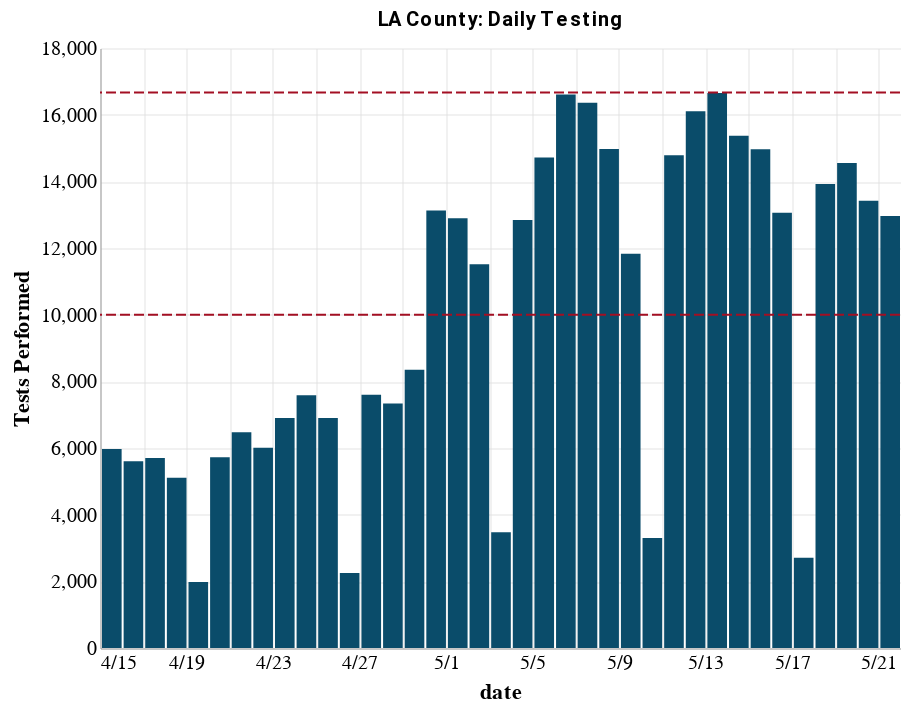
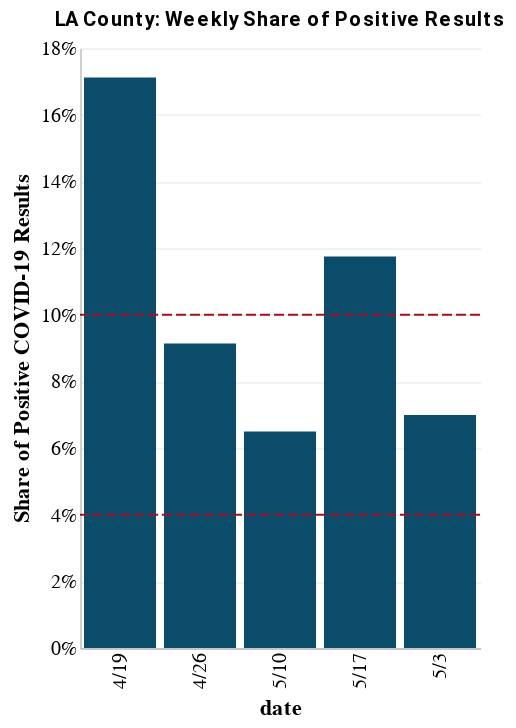
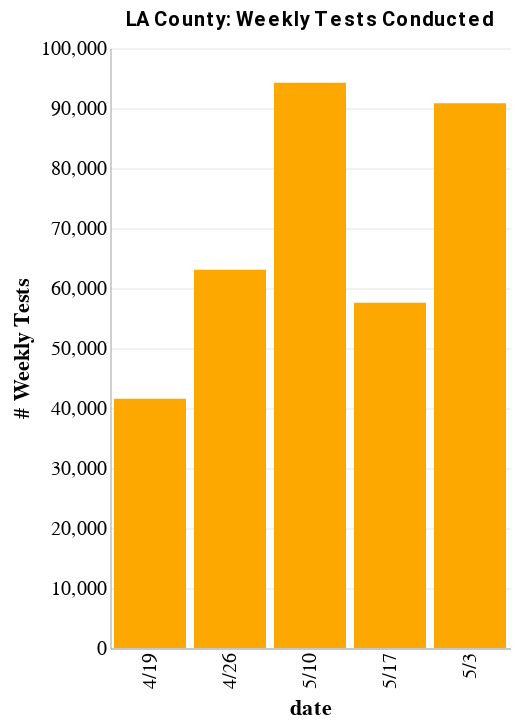
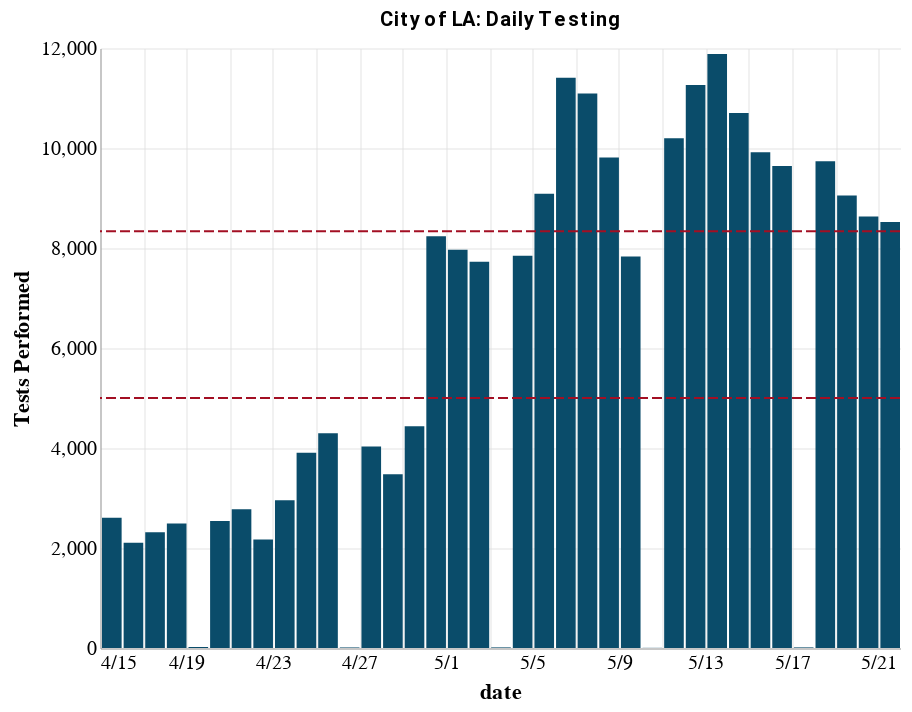

Notebook source saved alongside these figures, in order:
### Markdown cell above
## Testing Charts

### Code cell
county_tests = utils.lacounty_testing_charts(start_date, county_test_lower_bound, county_test_upper_bound)
positive_tests = utils.lacounty_positive_test_charts(start_date, positive_lower_bound, positive_upper_bound)
city_tests = utils.lacity_testing_charts(start_date, city_test_lower_bound, city_test_upper_bound)
positive_tests = utils.lacity_positive_test_charts(start_date, positive_lower_bound, positive_upper_bound)

### Figure 1 — Vega-Lite specification as saved in the notebook (floating-point values rounded to 4 significant figures)
{"config": {"view": {"continuousWidth": 400, "continuousHeight": 300, "strokeOpacity": 0}, "axis": {"domainOpacity": 0.4, "gridOpacity": 0.4, "ticks": false}, "title": {"anchor": "middle", "color": "black", "font": "Roboto", "fontSize": 10}}, "layer": [{"data": {"name": "data-460ed0ad256cb2368895b46acc734d61"}, "mark": {"type": "bar", "color": "#0A4C6A"}, "encoding": {"x": {"type": "temporal", "axis": {"format": "%-m/%-d"}, "field": "date", "timeUnit": "monthdate", "title": "date"}, "y": {"type": "quantitative", "field": "Performed", "title": "Tests Performed"}}}, {"data": {"name": "data-630ae3f1563c7a039b62b951e32081dd"}, "mark": {"type": "rule", "color": "#A30F23", "strokeDash": [5, 2]}, "encoding": {"y": {"type": "quantitative", "field": "y"}}}, {"data": {"name": "data-4d6fad89519b3b5d472fb07e87757174"}, "mark": {"type": "rule", "color": "#A30F23", "strokeDash": [5, 2]}, "encoding": {"y": {"type": "quantitative", "field": "y"}}}], "title": "LA County: Daily Testing", "width": 400, "$schema": "https://vega.github.io/schema/vega-lite/v4.0.2.json", "datasets": {"data-460ed0ad256cb2368895b46acc734d61": [{"Performed": 5967, "Cumulative": 56606, "City_Performed": 2603, "City_Cumulative": 39404, "date": "2020-04-15T07:00:00+00:00"}, {"Performed": 5605, "Cumulative": 62211, "City_Performed": 2103, "City_Cumulative": 41507, "date": "2020-04-16T07:00:00+00:00"}, {"Performed": 5700, "Cumulative": 67911, "City_Performed": 2313, "City_Cumulative": 43820, "date": "2020-04-17T07:00:00+00:00"}, {"Performed": 5105, "Cumulative": 73016, "City_Performed": 2489, "City_Cumulative": 46309, "date": "2020-04-18T07:00:00+00:00"}, {"Performed": 1977, "Cumulative": 74993, "City_Performed": 20, "City_Cumulative": 46329, "date": "2020-04-19T07:00:00+00:00"}, {"Performed": 5719, "Cumulative": 80712, "City_Performed": 2542, "City_Cumulative": 48871, "date": "2020-04-20T07:00:00+00:00"}, {"Performed": 6472, "Cumulative": 87184, "City_Performed": 2774, "City_Cumulative": 51645, "date": "2020-04-21T07:00:00+00:00"}, {"Performed": 6010, "Cumulative": 93194, "City_Performed": 2168, "City_Cumulative": 53813, "date": "2020-04-22T07:00:00+00:00"}, {"Performed": 6899, "Cumulative": 100093, "City_Performed": 2955, "City_Cumulative": 56768, "date": "2020-04-23T07:00:00+00:00"}, {"Performed": 7581, "Cumulative": 107674, "City_Performed": 3907, "City_Cumulative": 60675, "date": "2020-04-24T07:00:00+00:00"}, {"Performed": 6897, "Cumulative": 114571, "City_Performed": 4296, "City_Cumulative": 64971, "date": "2020-04-25T07:00:00+00:00"}, {"Performed": 2252, "Cumulative": 116823, "City_Performed": 11, "City_Cumulative": 64982, "date": "2020-04-26T07:00:00+00:00"}, {"Performed": 7595, "Cumulative": 124418, "City_Performed": 4028, "City_Cumulative": 69010, "date": "2020-04-27T07:00:00+00:00"}, {"Performed": 7333, "Cumulative": 131751, "City_Performed": 3474, "City_Cumulative": 72484, "date": "2020-04-28T07:00:00+00:00"}, {"Performed": 8349, "Cumulative": 140100, "City_Performed": 4434, "City_Cumulative": 76918, "date": "2020-04-29T07:00:00+00:00"}, {"Performed": 13124, "Cumulative": 153224, "City_Performed": 8233, "City_Cumulative": 85151, "date": "2020-04-30T07:00:00+00:00"}, {"Performed": 12891, "Cumulative": 166115, "City_Performed": 7964, "City_Cumulative": 93115, "date": "2020-05-01T07:00:00+00:00"}, {"Performed": 11516, "Cumulative": 177631, "City_Performed": 7727, "City_Cumulative": 100842, "date": "2020-05-02T07:00:00+00:00"}, {"Performed": 3472, "Cumulative": 181103, "City_Performed": 12, "City_Cumulative": 100854, "date": "2020-05-03T07:00:00+00:00"}, {"Performed": 12839, "Cumulative": 193942, "City_Performed": 7846, "City_Cumulative": 108700, "date": "2020-05-04T07:00:00+00:00"}, {"Performed": 14715, "Cumulative": 208657, "City_Performed": 9084, "City_Cumulative": 117784, "date": "2020-05-05T07:00:00+00:00"}, {"Performed": 16604, "Cumulative": 225261, "City_Performed": 11403, "City_Cumulative": 129187, "date": "2020-05-06T07:00:00+00:00"}, {"Performed": 16358, "Cumulative": 241619, "City_Performed": 11089, "City_Cumulative": 140276, "date": "2020-05-07T07:00:00+00:00"}, {"Performed": 14973, "Cumulative": 256592, "City_Performed": 9812, "City_Cumulative": 150088, "date": "2020-05-08T07:00:00+00:00"}, {"Performed": 11828, "Cumulative": 268420, "City_Performed": 7832, "City_Cumulative": 157920, "date": "2020-05-09T07:00:00+00:00"}, {"Performed": 3299, "Cumulative": 271719, "City_Performed": 3, "City_Cumulative": 157923, "date": "2020-05-10T07:00:00+00:00"}, {"Performed": 14784, "Cumulative": 286503, "City_Performed": 10196, "City_Cumulative": 168119, "date": "2020-05-11T07:00:00+00:00"}, {"Performed": 16100, "Cumulative": 302603, "City_Performed": 11259, "City_Cumulative": 179378, "date": "2020-05-12T07:00:00+00:00"}, {"Performed": 16650, "Cumulative": 319253, "City_Performed": 11878, "City_Cumulative": 191256, "date": "2020-05-13T07:00:00+00:00"}, {"Performed": 15368, "Cumulative": 334621, "City_Performed": 10702, "City_Cumulative": 201958, "date": "2020-05-14T07:00:00+00:00"}, {"Performed": 14963, "Cumulative": 349584, "City_Performed": 9915, "City_Cumulative": 211873, "date": "2020-05-15T07:00:00+00:00"}, {"Performed": 13058, "Cumulative": 362642, "City_Performed": 9639, "City_Cumulative": 221512, "date": "2020-05-16T07:00:00+00:00"}, {"Performed": 2709, "Cumulative": 365351, "City_Performed": 12, "City_Cumulative": 221524, "date": "2020-05-17T07:00:00+00:00"}, {"Performed": 13921, "Cumulative": 379272, "City_Performed": 9734, "City_Cumulative": 231258, "date": "2020-05-18T07:00:00+00:00"}, {"Performed": 14549, "Cumulative": 393821, "City_Performed": 9052, "City_Cumulative": 240310, "date": "2020-05-19T07:00:00+00:00"}, {"Performed": 13417, "Cumulative": 407238, "City_Performed": 8630, "City_Cumulative": 248940, "date": "2020-05-20T07:00:00+00:00"}, {"Performed": 12960, "Cumulative": 420198, "City_Performed": 8520, "City_Cumulative": 257460, "date": "2020-05-21T07:00:00+00:00"}], "data-630ae3f1563c7a039b62b951e32081dd": [{"y": 10000}], "data-4d6fad89519b3b5d472fb07e87757174": [{"y": 16667}]}}

### Figure 2 — Vega-Lite specification as saved in the notebook (floating-point values rounded to 4 significant figures)
{"config": {"view": {"continuousWidth": 400, "continuousHeight": 300, "strokeOpacity": 0}, "axis": {"domainOpacity": 0.4, "gridOpacity": 0.4, "ticks": false}, "title": {"anchor": "middle", "color": "black", "font": "Roboto", "fontSize": 10}}, "layer": [{"data": {"name": "data-3b812f29fc38c839f3eda5614c171407"}, "mark": {"type": "bar", "binSpacing": 100, "color": "#0A4C6A"}, "encoding": {"x": {"type": "nominal", "field": "week2", "title": "date"}, "y": {"type": "quantitative", "axis": {"format": "%"}, "field": "pct_positive", "title": "Share of Positive COVID-19 Results"}}}, {"data": {"name": "data-6fe7d8e35f8a28525ad6e13c7688bbd8"}, "mark": {"type": "rule", "color": "#A30F23", "strokeDash": [5, 2]}, "encoding": {"y": {"type": "quantitative", "field": "y"}}}, {"data": {"name": "data-334c911d3bcc59def8f2e16a17df2931"}, "mark": {"type": "rule", "color": "#A30F23", "strokeDash": [5, 2]}, "encoding": {"y": {"type": "quantitative", "field": "y"}}}], "title": "LA County: Weekly Share of Positive Results", "width": 200, "$schema": "https://vega.github.io/schema/vega-lite/v4.0.2.json", "datasets": {"data-3b812f29fc38c839f3eda5614c171407": [{"week": "16", "start_of_week": "2020-04-19T07:00:00+00:00", "weekly_cases": 7112, "weekly_tests": 41555, "pct_positive": 0.1711, "week2": "4/19"}, {"week": "17", "start_of_week": "2020-04-26T07:00:00+00:00", "weekly_cases": 5761, "weekly_tests": 63060, "pct_positive": 0.09136, "week2": "4/26"}, {"week": "18", "start_of_week": "2020-05-03T07:00:00+00:00", "weekly_cases": 6347, "weekly_tests": 90789, "pct_positive": 0.06991, "week2": "5/3"}, {"week": "19", "start_of_week": "2020-05-10T07:00:00+00:00", "weekly_cases": 6119, "weekly_tests": 94222, "pct_positive": 0.06494, "week2": "5/10"}, {"week": "20", "start_of_week": "2020-05-17T07:00:00+00:00", "weekly_cases": 6761, "weekly_tests": 57556, "pct_positive": 0.1175, "week2": "5/17"}], "data-6fe7d8e35f8a28525ad6e13c7688bbd8": [{"y": 0.04}], "data-334c911d3bcc59def8f2e16a17df2931": [{"y": 0.1}]}}

### Figure 3 — Vega-Lite specification as saved in the notebook (floating-point values rounded to 4 significant figures)
{"config": {"view": {"continuousWidth": 400, "continuousHeight": 300, "strokeOpacity": 0}, "axis": {"domainOpacity": 0.4, "gridOpacity": 0.4, "ticks": false}, "title": {"anchor": "middle", "color": "black", "font": "Roboto", "fontSize": 10}}, "data": {"name": "data-3b812f29fc38c839f3eda5614c171407"}, "mark": {"type": "bar", "binSpacing": 100, "color": "#FCA800"}, "encoding": {"x": {"type": "nominal", "field": "week2", "title": "date"}, "y": {"type": "quantitative", "field": "weekly_tests", "title": "# Weekly Tests"}}, "title": "LA County: Weekly Tests Conducted", "width": 200, "$schema": "https://vega.github.io/schema/vega-lite/v4.0.2.json", "datasets": {"data-3b812f29fc38c839f3eda5614c171407": [{"week": "16", "start_of_week": "2020-04-19T07:00:00+00:00", "weekly_cases": 7112, "weekly_tests": 41555, "pct_positive": 0.1711, "week2": "4/19"}, {"week": "17", "start_of_week": "2020-04-26T07:00:00+00:00", "weekly_cases": 5761, "weekly_tests": 63060, "pct_positive": 0.09136, "week2": "4/26"}, {"week": "18", "start_of_week": "2020-05-03T07:00:00+00:00", "weekly_cases": 6347, "weekly_tests": 90789, "pct_positive": 0.06991, "week2": "5/3"}, {"week": "19", "start_of_week": "2020-05-10T07:00:00+00:00", "weekly_cases": 6119, "weekly_tests": 94222, "pct_positive": 0.06494, "week2": "5/10"}, {"week": "20", "start_of_week": "2020-05-17T07:00:00+00:00", "weekly_cases": 6761, "weekly_tests": 57556, "pct_positive": 0.1175, "week2": "5/17"}]}}

### Figure 4 — Vega-Lite specification as saved in the notebook (floating-point values rounded to 4 significant figures)
{"config": {"view": {"continuousWidth": 400, "continuousHeight": 300, "strokeOpacity": 0}, "axis": {"domainOpacity": 0.4, "gridOpacity": 0.4, "ticks": false}, "title": {"anchor": "middle", "color": "black", "font": "Roboto", "fontSize": 10}}, "layer": [{"data": {"name": "data-460ed0ad256cb2368895b46acc734d61"}, "mark": {"type": "bar", "color": "#0A4C6A"}, "encoding": {"x": {"type": "temporal", "axis": {"format": "%-m/%-d"}, "field": "date", "timeUnit": "monthdate", "title": "date"}, "y": {"type": "quantitative", "field": "City_Performed", "title": "Tests Performed"}}}, {"data": {"name": "data-9d9e832a3b89e17cd1e72e4f821f0927"}, "mark": {"type": "rule", "color": "#A30F23", "strokeDash": [5, 2]}, "encoding": {"y": {"type": "quantitative", "field": "y"}}}, {"data": {"name": "data-6f5240122b9d91f6f259143bc2b2b62d"}, "mark": {"type": "rule", "color": "#A30F23", "strokeDash": [5, 2]}, "encoding": {"y": {"type": "quantitative", "field": "y"}}}], "title": "City of LA: Daily Testing", "width": 400, "$schema": "https://vega.github.io/schema/vega-lite/v4.0.2.json", "datasets": {"data-460ed0ad256cb2368895b46acc734d61": [{"Performed": 5967, "Cumulative": 56606, "City_Performed": 2603, "City_Cumulative": 39404, "date": "2020-04-15T07:00:00+00:00"}, {"Performed": 5605, "Cumulative": 62211, "City_Performed": 2103, "City_Cumulative": 41507, "date": "2020-04-16T07:00:00+00:00"}, {"Performed": 5700, "Cumulative": 67911, "City_Performed": 2313, "City_Cumulative": 43820, "date": "2020-04-17T07:00:00+00:00"}, {"Performed": 5105, "Cumulative": 73016, "City_Performed": 2489, "City_Cumulative": 46309, "date": "2020-04-18T07:00:00+00:00"}, {"Performed": 1977, "Cumulative": 74993, "City_Performed": 20, "City_Cumulative": 46329, "date": "2020-04-19T07:00:00+00:00"}, {"Performed": 5719, "Cumulative": 80712, "City_Performed": 2542, "City_Cumulative": 48871, "date": "2020-04-20T07:00:00+00:00"}, {"Performed": 6472, "Cumulative": 87184, "City_Performed": 2774, "City_Cumulative": 51645, "date": "2020-04-21T07:00:00+00:00"}, {"Performed": 6010, "Cumulative": 93194, "City_Performed": 2168, "City_Cumulative": 53813, "date": "2020-04-22T07:00:00+00:00"}, {"Performed": 6899, "Cumulative": 100093, "City_Performed": 2955, "City_Cumulative": 56768, "date": "2020-04-23T07:00:00+00:00"}, {"Performed": 7581, "Cumulative": 107674, "City_Performed": 3907, "City_Cumulative": 60675, "date": "2020-04-24T07:00:00+00:00"}, {"Performed": 6897, "Cumulative": 114571, "City_Performed": 4296, "City_Cumulative": 64971, "date": "2020-04-25T07:00:00+00:00"}, {"Performed": 2252, "Cumulative": 116823, "City_Performed": 11, "City_Cumulative": 64982, "date": "2020-04-26T07:00:00+00:00"}, {"Performed": 7595, "Cumulative": 124418, "City_Performed": 4028, "City_Cumulative": 69010, "date": "2020-04-27T07:00:00+00:00"}, {"Performed": 7333, "Cumulative": 131751, "City_Performed": 3474, "City_Cumulative": 72484, "date": "2020-04-28T07:00:00+00:00"}, {"Performed": 8349, "Cumulative": 140100, "City_Performed": 4434, "City_Cumulative": 76918, "date": "2020-04-29T07:00:00+00:00"}, {"Performed": 13124, "Cumulative": 153224, "City_Performed": 8233, "City_Cumulative": 85151, "date": "2020-04-30T07:00:00+00:00"}, {"Performed": 12891, "Cumulative": 166115, "City_Performed": 7964, "City_Cumulative": 93115, "date": "2020-05-01T07:00:00+00:00"}, {"Performed": 11516, "Cumulative": 177631, "City_Performed": 7727, "City_Cumulative": 100842, "date": "2020-05-02T07:00:00+00:00"}, {"Performed": 3472, "Cumulative": 181103, "City_Performed": 12, "City_Cumulative": 100854, "date": "2020-05-03T07:00:00+00:00"}, {"Performed": 12839, "Cumulative": 193942, "City_Performed": 7846, "City_Cumulative": 108700, "date": "2020-05-04T07:00:00+00:00"}, {"Performed": 14715, "Cumulative": 208657, "City_Performed": 9084, "City_Cumulative": 117784, "date": "2020-05-05T07:00:00+00:00"}, {"Performed": 16604, "Cumulative": 225261, "City_Performed": 11403, "City_Cumulative": 129187, "date": "2020-05-06T07:00:00+00:00"}, {"Performed": 16358, "Cumulative": 241619, "City_Performed": 11089, "City_Cumulative": 140276, "date": "2020-05-07T07:00:00+00:00"}, {"Performed": 14973, "Cumulative": 256592, "City_Performed": 9812, "City_Cumulative": 150088, "date": "2020-05-08T07:00:00+00:00"}, {"Performed": 11828, "Cumulative": 268420, "City_Performed": 7832, "City_Cumulative": 157920, "date": "2020-05-09T07:00:00+00:00"}, {"Performed": 3299, "Cumulative": 271719, "City_Performed": 3, "City_Cumulative": 157923, "date": "2020-05-10T07:00:00+00:00"}, {"Performed": 14784, "Cumulative": 286503, "City_Performed": 10196, "City_Cumulative": 168119, "date": "2020-05-11T07:00:00+00:00"}, {"Performed": 16100, "Cumulative": 302603, "City_Performed": 11259, "City_Cumulative": 179378, "date": "2020-05-12T07:00:00+00:00"}, {"Performed": 16650, "Cumulative": 319253, "City_Performed": 11878, "City_Cumulative": 191256, "date": "2020-05-13T07:00:00+00:00"}, {"Performed": 15368, "Cumulative": 334621, "City_Performed": 10702, "City_Cumulative": 201958, "date": "2020-05-14T07:00:00+00:00"}, {"Performed": 14963, "Cumulative": 349584, "City_Performed": 9915, "City_Cumulative": 211873, "date": "2020-05-15T07:00:00+00:00"}, {"Performed": 13058, "Cumulative": 362642, "City_Performed": 9639, "City_Cumulative": 221512, "date": "2020-05-16T07:00:00+00:00"}, {"Performed": 2709, "Cumulative": 365351, "City_Performed": 12, "City_Cumulative": 221524, "date": "2020-05-17T07:00:00+00:00"}, {"Performed": 13921, "Cumulative": 379272, "City_Performed": 9734, "City_Cumulative": 231258, "date": "2020-05-18T07:00:00+00:00"}, {"Performed": 14549, "Cumulative": 393821, "City_Performed": 9052, "City_Cumulative": 240310, "date": "2020-05-19T07:00:00+00:00"}, {"Performed": 13417, "Cumulative": 407238, "City_Performed": 8630, "City_Cumulative": 248940, "date": "2020-05-20T07:00:00+00:00"}, {"Performed": 12960, "Cumulative": 420198, "City_Performed": 8520, "City_Cumulative": 257460, "date": "2020-05-21T07:00:00+00:00"}], "data-9d9e832a3b89e17cd1e72e4f821f0927": [{"y": 5000}], "data-6f5240122b9d91f6f259143bc2b2b62d": [{"y": 8333}]}}
